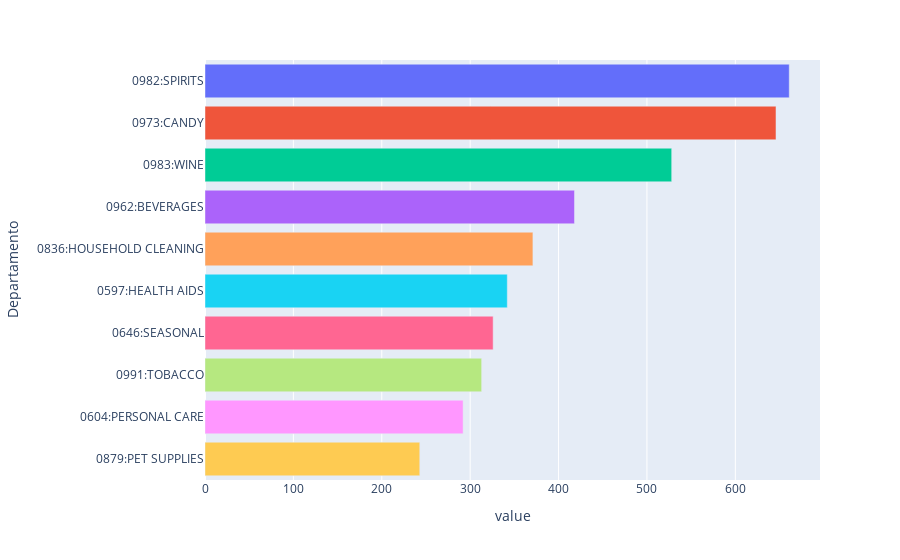

The code cell stored with this chart in its notebook:
### Code cell
# Soma de Unidades vendidas das Transações onde cada departamento aparece
soma_quantidades_por_departamento_top10 = df_transacoes.groupby('Departamento')['Qtde_Vendida'].sum().sort_values(ascending=False).head(10)

# Plot
fig_unidades_vendidas_top10 = px.bar(soma_quantidades_por_departamento_top10, color=soma_quantidades_por_departamento_top10.index, orientation='h')
fig_unidades_vendidas_top10.update_layout(showlegend=False)
fig_unidades_vendidas_top10.show()

### Figure 1 — Plotly figure (JSON) as saved in the notebook; plotly's stock layout.template omitted (floating-point values rounded to 4 significant figures)
{"data": [{"hovertemplate": "Departamento=%{y}<br>value=%{x}<extra></extra>", "legendgroup": "0982:SPIRITS", "marker": {"color": "#636efa", "pattern": {"shape": ""}}, "name": "0982:SPIRITS", "orientation": "h", "showlegend": true, "textposition": "auto", "type": "bar", "x": [661], "xaxis": "x", "y": ["0982:SPIRITS"], "yaxis": "y"}, {"hovertemplate": "Departamento=%{y}<br>value=%{x}<extra></extra>", "legendgroup": "0973:CANDY", "marker": {"color": "#EF553B", "pattern": {"shape": ""}}, "name": "0973:CANDY", "orientation": "h", "showlegend": true, "textposition": "auto", "type": "bar", "x": [646], "xaxis": "x", "y": ["0973:CANDY"], "yaxis": "y"}, {"hovertemplate": "Departamento=%{y}<br>value=%{x}<extra></extra>", "legendgroup": "0983:WINE", "marker": {"color": "#00cc96", "pattern": {"shape": ""}}, "name": "0983:WINE", "orientation": "h", "showlegend": true, "textposition": "auto", "type": "bar", "x": [528], "xaxis": "x", "y": ["0983:WINE"], "yaxis": "y"}, {"hovertemplate": "Departamento=%{y}<br>value=%{x}<extra></extra>", "legendgroup": "0962:BEVERAGES", "marker": {"color": "#ab63fa", "pattern": {"shape": ""}}, "name": "0962:BEVERAGES", "orientation": "h", "showlegend": true, "textposition": "auto", "type": "bar", "x": [418], "xaxis": "x", "y": ["0962:BEVERAGES"], "yaxis": "y"}, {"hovertemplate": "Departamento=%{y}<br>value=%{x}<extra></extra>", "legendgroup": "0836:HOUSEHOLD CLEANING", "marker": {"color": "#FFA15A", "pattern": {"shape": ""}}, "name": "0836:HOUSEHOLD CLEANING", "orientation": "h", "showlegend": true, "textposition": "auto", "type": "bar", "x": [371], "xaxis": "x", "y": ["0836:HOUSEHOLD CLEANING"], "yaxis": "y"}, {"hovertemplate": "Departamento=%{y}<br>value=%{x}<extra></extra>", "legendgroup": "0597:HEALTH AIDS", "marker": {"color": "#19d3f3", "pattern": {"shape": ""}}, "name": "0597:HEALTH AIDS", "orientation": "h", "showlegend": true, "textposition": "auto", "type": "bar", "x": [342], "xaxis": "x", "y": ["0597:HEALTH AIDS"], "yaxis": "y"}, {"hovertemplate": "Departamento=%{y}<br>value=%{x}<extra></extra>", "legendgroup": "0646:SEASONAL", "marker": {"color": "#FF6692", "pattern": {"shape": ""}}, "name": "0646:SEASONAL", "orientation": "h", "showlegend": true, "textposition": "auto", "type": "bar", "x": [326], "xaxis": "x", "y": ["0646:SEASONAL"], "yaxis": "y"}, {"hovertemplate": "Departamento=%{y}<br>value=%{x}<extra></extra>", "legendgroup": "0991:TOBACCO", "marker": {"color": "#B6E880", "pattern": {"shape": ""}}, "name": "0991:TOBACCO", "orientation": "h", "showlegend": true, "textposition": "auto", "type": "bar", "x": [313], "xaxis": "x", "y": ["0991:TOBACCO"], "yaxis": "y"}, {"hovertemplate": "Departamento=%{y}<br>value=%{x}<extra></extra>", "legendgroup": "0604:PERSONAL CARE", "marker": {"color": "#FF97FF", "pattern": {"shape": ""}}, "name": "0604:PERSONAL CARE", "orientation": "h", "showlegend": true, "textposition": "auto", "type": "bar", "x": [292], "xaxis": "x", "y": ["0604:PERSONAL CARE"], "yaxis": "y"}, {"hovertemplate": "Departamento=%{y}<br>value=%{x}<extra></extra>", "legendgroup": "0879:PET SUPPLIES", "marker": {"color": "#FECB52", "pattern": {"shape": ""}}, "name": "0879:PET SUPPLIES", "orientation": "h", "showlegend": true, "textposition": "auto", "type": "bar", "x": [243], "xaxis": "x", "y": ["0879:PET SUPPLIES"], "yaxis": "y"}], "layout": {"barmode": "relative", "legend": {"title": {"text": "Departamento"}, "tracegroupgap": 0}, "margin": {"t": 60}, "showlegend": false, "xaxis": {"anchor": "y", "domain": [0, 1], "title": {"text": "value"}}, "yaxis": {"anchor": "x", "categoryarray": ["0879:PET SUPPLIES", "0604:PERSONAL CARE", "0991:TOBACCO", "0646:SEASONAL", "0597:HEALTH AIDS", "0836:HOUSEHOLD CLEANING", "0962:BEVERAGES", "0983:WINE", "0973:CANDY", "0982:SPIRITS"], "categoryorder": "array", "domain": [0, 1], "title": {"text": "Departamento"}}}}
